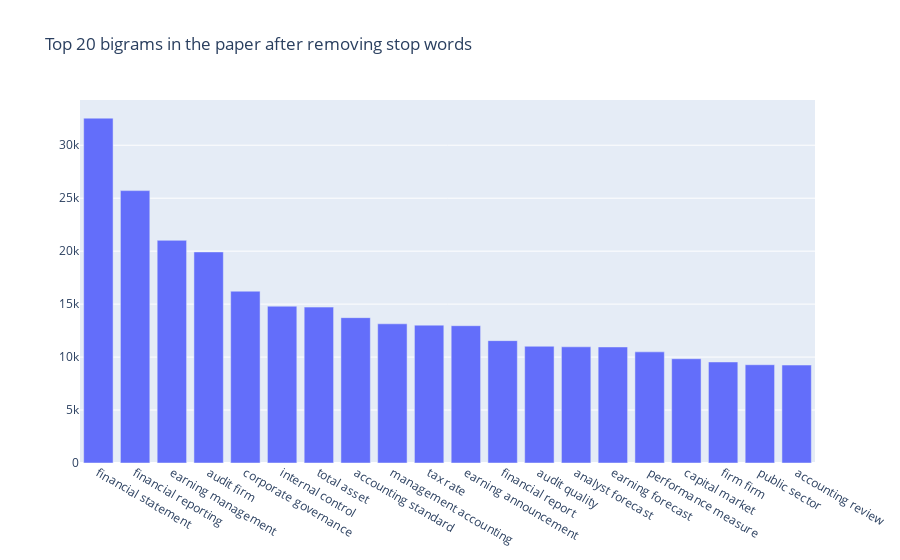

The notebook cell saved with this chart:
### Markdown cell above
## Bigrams

### Code cell
def get_top_n_bigram(corpus, n=None):
    vec = CountVectorizer(ngram_range=(2, 2), stop_words=stop_list).fit(corpus)
    bag_of_words = vec.transform(corpus)
    sum_words = bag_of_words.sum(axis=0) 
    words_freq = [(word, sum_words[0, idx]) for word, idx in vec.vocabulary_.items()]
    words_freq =sorted(words_freq, key = lambda x: x[1], reverse=True)
    return words_freq[:n]
common_words = get_top_n_bigram(dt3c['content_10'], NUM_OF_WORDS_IN_EACH_TOPIC)
df3 = pd.DataFrame(common_words, columns = ['bigram' , 'count'])

fig = go.Figure([go.Bar(x=df3['bigram'], y=df3['count'])])
fig.update_layout(title=go.layout.Title(text="Top {} bigrams in the paper after removing stop words".format(NUM_OF_WORDS_IN_EACH_TOPIC)))
fig.show()

### Figure 1 — Plotly figure (JSON) as saved in the notebook; plotly's stock layout.template omitted (floating-point values rounded to 4 significant figures)
{"data": [{"type": "bar", "x": ["financial statement", "financial reporting", "earning management", "audit firm", "corporate governance", "internal control", "total asset", "accounting standard", "management accounting", "tax rate", "earning announcement", "financial report", "audit quality", "analyst forecast", "earning forecast", "performance measure", "capital market", "firm firm", "public sector", "accounting review"], "y": [32558, 25716, 21023, 19928, 16221, 14804, 14718, 13723, 13141, 13017, 12964, 11553, 11022, 10970, 10956, 10494, 9845, 9539, 9278, 9249]}], "layout": {"title": {"text": "Top 20 bigrams in the paper after removing stop words"}}}
